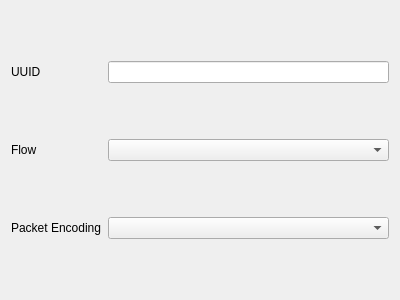
<?xml version="1.0" encoding="UTF-8"?>
<ui version="4.0">
 <class>EditVless</class>
 <widget class="QWidget" name="EditVless">
  <property name="geometry">
   <rect>
    <x>0</x>
    <y>0</y>
    <width>400</width>
    <height>300</height>
   </rect>
  </property>
  <property name="windowTitle">
   <string notr="true"/>
  </property>
  <layout class="QGridLayout" name="gridLayout">
   <item row="1" column="0">
    <widget class="QLabel" name="flow_l">
     <property name="text">
      <string notr="true">Flow</string>
     </property>
     <property name="buddy">
      <cstring>flow</cstring>
     </property>
    </widget>
   </item>
   <item row="1" column="1">
    <widget class="QComboBox" name="flow"/>
   </item>
   <item row="0" column="0">
    <widget class="QLabel" name="label">
     <property name="text">
      <string>UUID</string>
     </property>
     <property name="buddy">
      <cstring>uuid</cstring>
     </property>
    </widget>
   </item>
   <item row="0" column="1">
    <widget class="MyLineEdit" name="uuid"/>
   </item>
   <item row="2" column="0">
    <widget class="QLabel" name="label_2">
     <property name="text">
      <string>Packet Encoding</string>
     </property>
     <property name="buddy">
      <cstring>packet_encoding</cstring>
     </property>
    </widget>
   </item>
   <item row="2" column="1">
    <widget class="QComboBox" name="packet_encoding"/>
   </item>
  </layout>
 </widget>
 <customwidgets>
  <customwidget>
   <class>MyLineEdit</class>
   <extends>QLineEdit</extends>
   <header>include/ui/utils/MyLineEdit.h</header>
  </customwidget>
 </customwidgets>
 <tabstops>
  <tabstop>uuid</tabstop>
  <tabstop>flow</tabstop>
  <tabstop>packet_encoding</tabstop>
 </tabstops>
 <resources/>
 <connections/>
</ui>
